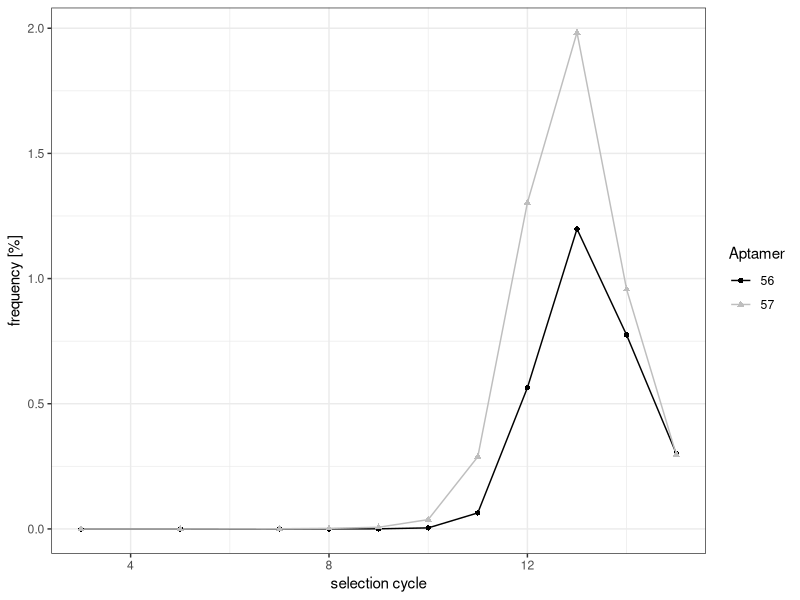
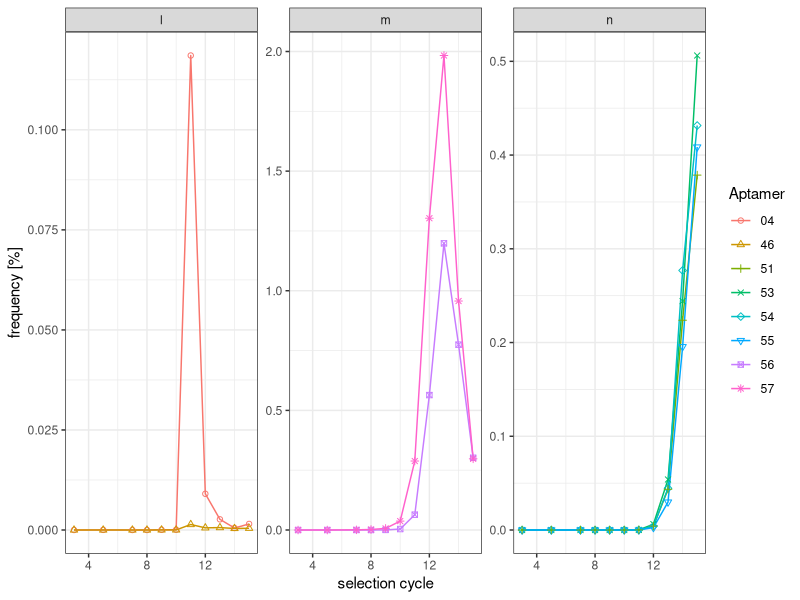
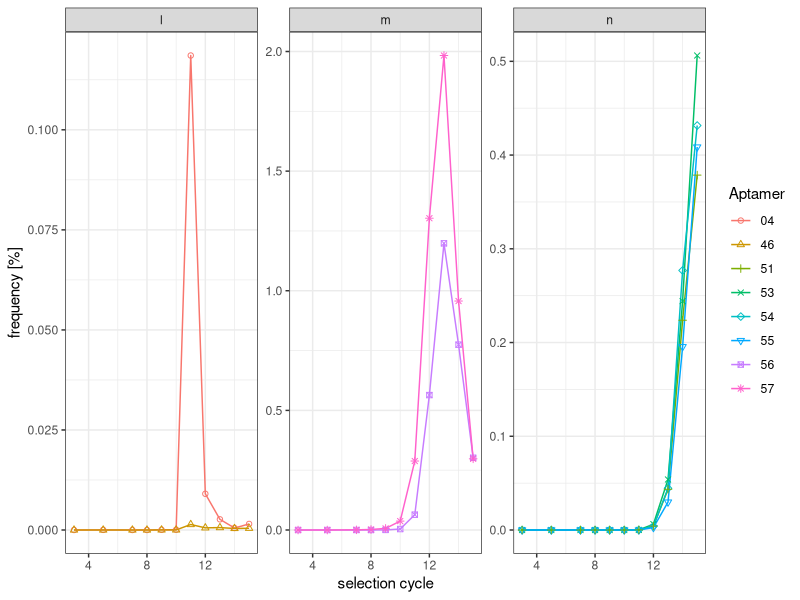

Source code (R) for these figures, in order:
#!/usr/bin/env Rscript
library(readxl)

#' Read in dataset
data <- read_excel("41589_2019_346_MOESM3_ESM.xlsx", skip = 6)
# View(data)

#' What kind of structure is `data`?
class(data)

#' We will only use the columns relating to frequency.
data <- data[,c(1:3, 15:25)]

#' Remove rows without any data
data <- data[-c(258,261, 262),]

#' Examine the column names
colnames(data)
class(colnames(data))

#' We would like to rename the columns to get rid of the `...`.  We can't completely get rid of the letter R
?paste
colnames(data)[4:14] <- paste0("R", c(3,5,7:15))

#' Change the format of the dataset to long
library(tidyr)
data <- gather(data, key="selection cycle", value="frequency", -c(1:3))

#' Now we can get rid of the letter R
data$`selection cycle` <- gsub("R", "", data$`selection cycle`)

## Come back and fix format
class(data$`selection cycle`)
data$`selection cycle` <- as.numeric(data$`selection cycle`)

#' The plots only use a subset of the data.

#' Graph (n)
ndata <- subset(data, Aptamer %in% c(51, 53, 54, 55))

#' Graph (m)
mdata <- subset(data, Aptamer %in% c(56, 57))


#' Graph (l)
data$Aptamer <- gsub('*', '', data$Aptamer) ## does this work?
data$Aptamer <- gsub('\\*', '', data$Aptamer)
data$Aptamer <- gsub('*', '', data$Aptamer, fixed = T)

ldata <- subset(data, Aptamer %in% c("46", "04")) # why do we need quotes?

#' Now we can plot!
library(ggplot2)
ggplot(mdata, aes(x=`selection cycle`, y=frequency, group=Aptamer, shape=Aptamer, color=Aptamer)) + geom_line() + geom_point() + scale_color_manual(values=c("black", "grey")) + theme_bw() + ylab("frequency [%]")

#' Fix selection cycle
## Go back up and fix it in data

#' Facets
fdata <- subset(data, !is.na(Aptamer))
fdata$graph <- NA

fdata$graph[which(fdata$Aptamer %in% c(51, 53, 54, 55))] <- "n"
fdata$graph[which(fdata$Aptamer %in% c(56, 57))] <- "m"
fdata$graph[which(fdata$Aptamer %in% c("46", "04"))] <- "l"


ggplot(fdata, aes(x=`selection cycle`, y=frequency, group=Aptamer, shape=Aptamer, color=Aptamer)) + geom_line() + geom_point() + theme_bw() + ylab("frequency [%]") + facet_wrap(~graph, scales="free_y") + scale_shape_manual(values=1:8)
ggsave("facetplot.pdf")

#' Save data.frame
write.csv(fdata, "fdata.csv")
